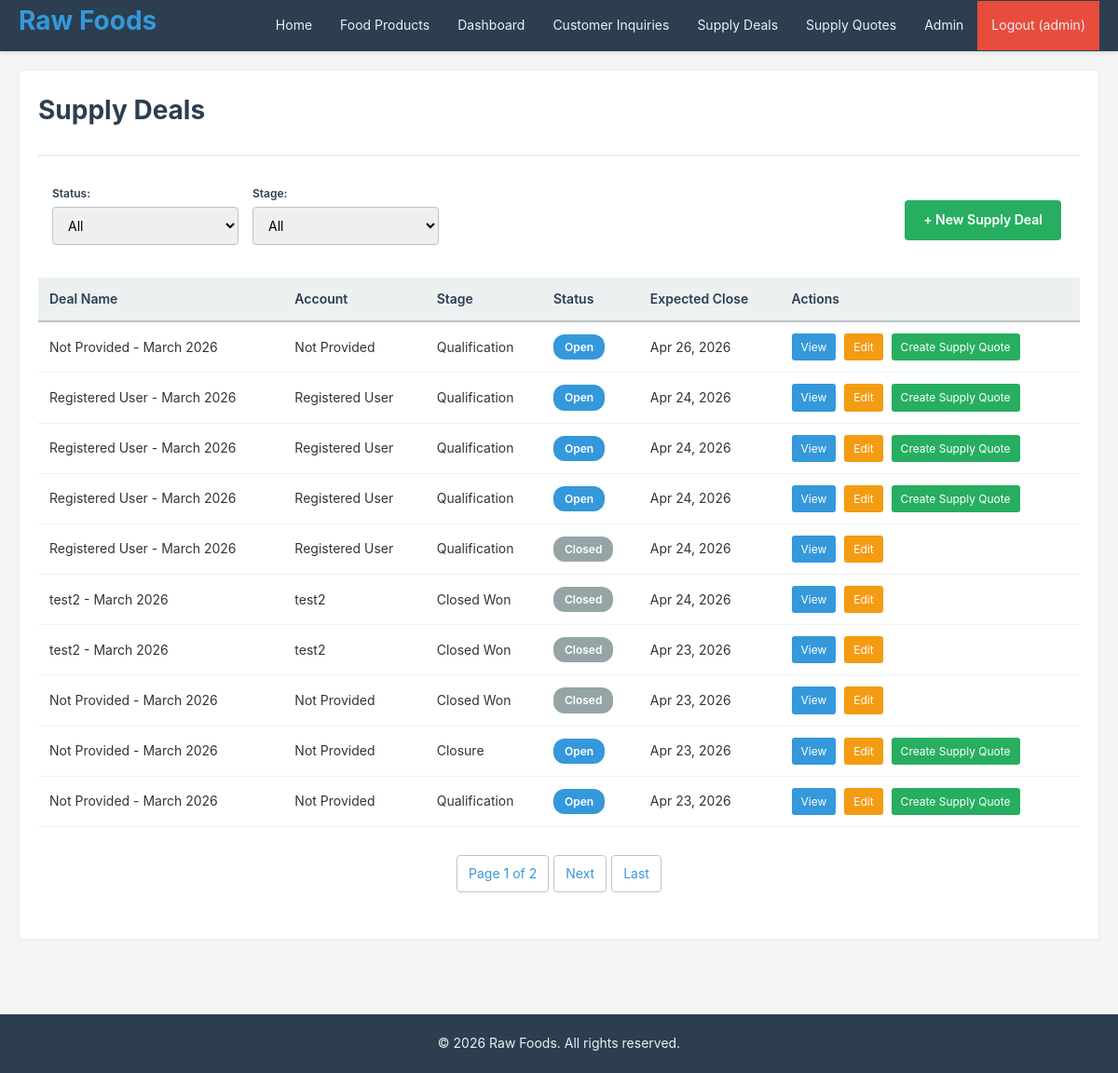
The app's page /sales/opportunities/ (signed in) with its own data.
### crm/models.py (models this page shows, shortened)
class Opportunity(models.Model):
    STATUS_CHOICES = [
        ('Open', 'Open'),
        ('Closed', 'Closed'),
    ]
    STAGE_CHOICES = [
        ('Qualification', 'Qualification'),
        ('Proposal', 'Proposal'),
        ('Negotiation', 'Negotiation'),
        ('Closed Won', 'Closed Won'),
        ('Closed Lost', 'Closed Lost'),
    ]
    account = models.ForeignKey(Account, on_delete=models.CASCADE, related_name='opportunities')
    name = models.CharField(max_length=200)
    description = models.TextField(blank=True)
    status = models.CharField(max_length=20, choices=STATUS_CHOICES, default='Open')
    stage = models.CharField(max_length=20, choices=STAGE_CHOICES, default='Qualification')
    expected_close_date = models.DateField()
    created_at = models.DateTimeField(auto_now_add=True)
    updated_at = models.DateTimeField(auto_now=True)
    objects = models.Manager()
    class Meta:  # pylint: disable=too-few-public-methods
        ordering = ['-created_at']

class Account(models.Model):
    company_name = models.CharField(max_length=150)
    industry = models.CharField(max_length=100, blank=True)
    contact_person_name = models.CharField(max_length=100)
    email = models.EmailField()
    phone = models.CharField(max_length=20)
    address = models.TextField(blank=True)
    created_at = models.DateTimeField(auto_now_add=True)
    updated_at = models.DateTimeField(auto_now=True)
    objects = models.Manager()
    class Meta:  # pylint: disable=too-few-public-methods
        ordering = ['company_name']

### crm/views.py (the view)
# urls.py: path('sales/opportunities/', views.opportunity_list, name='opportunity_list'),
@login_required
@staff_required
def opportunity_list(request):
    status_filter = request.GET.get('status', '')
    stage_filter = request.GET.get('stage', '')
    opportunities = Opportunity.objects.all()
    if status_filter:
        opportunities = opportunities.filter(status=status_filter)
    if stage_filter:
        opportunities = opportunities.filter(stage=stage_filter)
    paginator = Paginator(opportunities, 10)
    page_num = request.GET.get('page', 1)
    page_obj = paginator.get_page(page_num)
    context = {
        'page_obj': page_obj,
        'opportunities': page_obj.object_list,
        'status_filter': status_filter,
        'stage_filter': stage_filter,
        'status_choices': Opportunity.STATUS_CHOICES,
        'stage_choices': Opportunity.STAGE_CHOICES,
    }
    return render(request, 'opportunity_list.html', context)

### crm/views.py (called while the page is built)
def staff_required(view_func):
    @wraps(view_func)
    def wrapper(request, *args, **kwargs):
        if not request.user.is_authenticated or not request.user.is_staff:
            messages.error(
                request, "You don't have permission to access this page.")
            return redirect('login')
        return view_func(request, *args, **kwargs)
    return wrapper

### templates/opportunity_list.html (shortened to what this page needs)
{% extends "base.html" %}
{% block content %}
<div class="card">
    <div class="card-header">
        <h1>Supply Deals</h1>
    </div>
    <div class="filter-section">
        <div class="filter-item">
            <label for="status-filter">Status:</label>
            <select id="status-filter" onchange="updateFilters()" class="form-select">
                <option value="">All</option>
            </select>
        </div>
        <div class="filter-item">
            <label for="stage-filter">Stage:</label>
            <select id="stage-filter" onchange="updateFilters()" class="form-select">
                <option value="">All</option>
            </select>
        </div>
        <a href="{% url 'opportunity_create' %}" class="btn btn-success">+ New Supply Deal</a>
    </div>
    <div class="card-body">
        {% if opportunities %}
            <table>
                <thead>
                    <tr>
                        <th>Deal Name</th>
                        <th>Account</th>
                        <th>Stage</th>
                        <th>Status</th>
                        <th>Expected Close</th>
                        <th>Actions</th>
                    </tr>
                </thead>
                <tbody>
                    {% for opp in opportunities %}
                        <tr>
                            <td>{{ opp.name }}</td>
                            <td>{{ opp.account.company_name }}</td>
                            <td>{{ opp.stage }}</td>
                            <td><span class="badge badge-{{ opp.status|lower }}">{{ opp.status }}</span></td>
                            <td>{{ opp.expected_close_date|date:"M d, Y" }}</td>
                            <td class="table-actions">
                                <a href="{% url 'opportunity_detail' opp.id %}" class="action-view">View</a>
                                <a href="{% url 'opportunity_update' opp.id %}" class="action-edit">Edit</a>
                                {% if opp.status == 'Open' %}
                                    <a href="{% url 'opportunity_create_quote' opp.id %}" class="action-convert">Create Supply Quote</a>
                                {% endif %}
                            </td>
                        </tr>
                    {% endfor %}
                </tbody>
            </table>
        {% else %}
            <p>No supply deals found.</p>
        {% endif %}
        {% if page_obj.has_other_pages %}
            <div class="pagination">
                <span>Page {{ page_obj.number }} of {{ page_obj.paginator.num_pages }}</span>
                {% if page_obj.has_next %}
                    <a href="?page={{ page_obj.next_page_number }}">Next</a>
                    <a href="?page={{ page_obj.paginator.num_pages }}">Last</a>
                {% endif %}
            </div>
        {% endif %}
    </div>
</div>
{% endblock %}

### templates/base.html (shortened to what this page needs)
<!DOCTYPE html>
<html lang="en">
<head>
    {% load static %}
    <link rel="stylesheet" href="{% static 'css/style.css' %}">
</head>
<body>
    <nav class="navbar">
        <div class="nav-container">
            <h1 class="nav-logo">
                <a href="{% url 'home' %}">Raw Foods</a>
            </h1>
            <ul class="nav-menu">
                <li><a href="{% url 'home' %}">Home</a></li>
                <li><a href="{% url 'product_list' %}">Food Products</a></li>
                {% if user.is_authenticated %}
                {% if user.is_staff %}
                <li><a href="{% url 'sales_dashboard' %}">Dashboard</a></li>
                <li><a href="{% url 'lead_list' %}">Customer Inquiries</a></li>
                <li><a href="{% url 'opportunity_list' %}">Supply Deals</a></li>
                <li><a href="{% url 'quote_list' %}">Supply Quotes</a></li>
                {% if user.is_superuser %}
                <li><a href="/admin/">Admin</a></li>
                {% endif %}
                {% else %}
                <li><a href="{% url 'my_orders' %}">My Orders</a></li>
                {% endif %}
                <li><a href="{% url 'logout' %}" class="btn-logout">Logout ({{ user.username }})</a></li>
                {% else %}
                <li><a href="{% url 'request_quote' %}">Request Quote</a></li>
                <li><a href="{% url 'login' %}" class="btn-login">Login</a></li>
                {% endif %}
            </ul>
        </div>
    </nav>
    <div class="container">
        {% block content %}{% endblock %}
    </div>
    <footer class="footer">
        <p>&copy; 2026 Raw Foods. All rights reserved.</p>
    </footer>
</body>
</html>

### static/css/style.css (style rules this page uses)
* { margin: 0; padding: 0; box-sizing: border-box; }
html, body { height: 100%; }
body { font-family: -apple-system, BlinkMacSystemFont, "Segoe UI", Roboto, "Helvetica Neue", Arial, sans-serif; font-size: 14px; line-height: 1.6; color: #333; background-color: #f5f5f5; }
.container { max-width: 1200px; margin: 0 auto; padding: 20px; min-height: calc(100vh - 200px); }
.navbar { background-color: #2c3e50; padding: 0; box-shadow: 0 2px 4px rgba(0, 0, 0, 0.1); position: sticky; top: 0; z-index: 100; }
.nav-container { max-width: 1200px; margin: 0 auto; display: flex; justify-content: space-between; align-items: center; padding: 0 20px; }
.nav-menu { list-style: none; display: flex; gap: 0; align-items: center; flex-wrap: wrap; }
.nav-menu li { margin: 0; }
.nav-menu a { display: block; color: #ecf0f1; padding: 15px 15px; text-decoration: none; transition: background-color 0.3s; }
.btn-logout { background-color: #e74c3c; }
.footer { background-color: #2c3e50; color: #ecf0f1; text-align: center; padding: 20px; margin-top: 40px; }
label { display: block; margin-bottom: 5px; font-weight: 600; color: #2c3e50; }
.form-input, .form-select, .form-textarea { width: 100%; padding: 10px 12px; border: 1px solid #bdc3c7; border-radius: 4px; font-family: inherit; font-size: 14px; transition: border-color 0.3s, box-shadow 0.3s; }
.btn { display: inline-block; padding: 10px 20px; margin-right: 5px; margin-bottom: 5px; border: none; border-radius: 4px; cursor: pointer; font-size: 14px; font-weight: 600; text-decoration: none; transition: background-color 0.3s, color 0.3s; text-align: center; }
.btn-success { background-color: #27ae60; color: white; }
table { width: 100%; border-collapse: collapse; background-color: white; margin: 20px 0; }
thead { background-color: #ecf0f1; border-bottom: 2px solid #bdc3c7; }
th { padding: 12px; text-align: left; font-weight: 600; color: #2c3e50; }
td { padding: 12px; border-bottom: 1px solid #ecf0f1; }
.table-actions { white-space: nowrap; }
.table-actions a { display: inline-block; padding: 5px 10px; margin-right: 5px; font-size: 12px; text-decoration: none; border-radius: 3px; }
.action-view { background-color: #3498db; color: white; }
.action-edit { background-color: #f39c12; color: white; }
.action-convert { background-color: #27ae60; color: white; }
.card { background-color: white; border: 1px solid #ecf0f1; border-radius: 4px; padding: 20px; margin-bottom: 20px; box-shadow: 0 1px 3px rgba(0, 0, 0, 0.05); }
.card-header { border-bottom: 2px solid #ecf0f1; padding: 0 0 15px 0; margin-bottom: 15px; }
.card-body { min-height: 100px; }
h1 { font-size: 28px; color: #2c3e50; margin-bottom: 10px; }
a { color: #3498db; text-decoration: none; }
.pagination { display: flex; justify-content: center; gap: 5px; margin: 30px 0; flex-wrap: wrap; }
.pagination a, .pagination span { padding: 8px 12px; border: 1px solid #bdc3c7; border-radius: 4px; background-color: white; text-decoration: none; color: #3498db; }
.filter-section { background-color: white; padding: 15px; border-radius: 4px; margin-bottom: 20px; display: flex; gap: 15px; flex-wrap: wrap; align-items: flex-end; }
.filter-item { flex: 0 0 auto; }
.filter-item label { margin-bottom: 5px; font-size: 12px; }
.filter-item select { min-width: 200px; }
.badge { display: inline-block; padding: 4px 12px; border-radius: 12px; font-size: 12px; font-weight: 600; }
.badge-open { background-color: #3498db; color: white; }
.badge-closed { background-color: #95a5a6; color: white; }

### records on screen
Opportunity: name "Not Provided - March 2026", account.company_name "Not Provided", stage "Qualification", status "Open", expected_close_date "Apr 26, 2026", shows "Create Supply Quote"
Opportunity: name "Registered User - March 2026", account.company_name "Registered User", stage "Qualification", status "Open", expected_close_date "Apr 24, 2026", shows "Create Supply Quote"
Opportunity: name "Registered User - March 2026", account.company_name "Registered User", stage "Qualification", status "Open", expected_close_date "Apr 24, 2026", shows "Create Supply Quote"
Opportunity: name "Registered User - March 2026", account.company_name "Registered User", stage "Qualification", status "Open", expected_close_date "Apr 24, 2026", shows "Create Supply Quote"
Opportunity: name "Registered User - March 2026", account.company_name "Registered User", stage "Qualification", status "Closed", expected_close_date "Apr 24, 2026"
Opportunity: name "test2 - March 2026", account.company_name "test2", stage "Closed Won", status "Closed", expected_close_date "Apr 24, 2026"
Opportunity: name "test2 - March 2026", account.company_name "test2", stage "Closed Won", status "Closed", expected_close_date "Apr 23, 2026"
Opportunity: name "Not Provided - March 2026", account.company_name "Not Provided", stage "Closed Won", status "Closed", expected_close_date "Apr 23, 2026"
Opportunity: name "Not Provided - March 2026", account.company_name "Not Provided", stage "Closure", status "Open", expected_close_date "Apr 23, 2026", shows "Create Supply Quote"
Opportunity: name "Not Provided - March 2026", account.company_name "Not Provided", stage "Qualification", status "Open", expected_close_date "Apr 23, 2026", shows "Create Supply Quote"

### other values on screen
{{ user.username }} "admin"
{{ page_obj.number }} "1"
{{ page_obj.paginator.num_pages }} "2"
